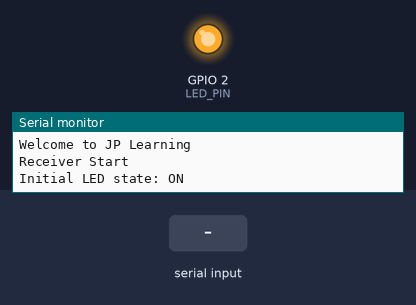
The sketch below on a simulated ESP32. Parts: output pins drawn as LEDs (lit = HIGH), the last lines printed to the serial monitor. The test bench sets the inputs (shaded band).

Above: at 1.2 s.
1.3 s: "OFF\n" received over the second serial link
At 1.6 s:
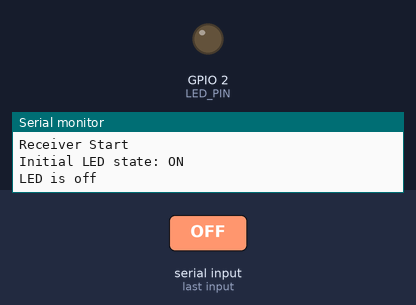
2.8 s: "ON\n" received over the second serial link
At 3.9 s:
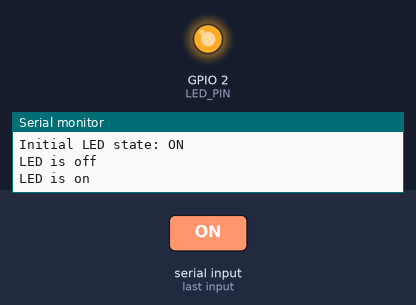
Timing chart, 0 to 5.8 s (numbered marks = the images above; inputs shaded):
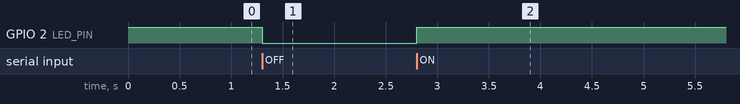

Measured:
- after the input at 1.3 s, GPIO 2 (LED_PIN): HIGH → LOW at once
- after the input at 2.8 s, GPIO 2 (LED_PIN): LOW → HIGH at once

The sketch:

esp32withrs485tottlcontrolled.ino
```cpp
/*
#include <SoftwareSerial.h>

// Define GPIO Pins
const byte RX_PIN = 7;
const byte TX_PIN = 8;
const byte LED_PIN = 10;

SoftwareSerial Soft_Serial(RX_PIN, TX_PIN);

String receivedString = ""; // Variable to store the received string

void setup() {
  Serial.begin(9600); // Initialize Serial Monitor
  Soft_Serial.begin(9600); // Initialize Software Serial for communication with Hercules

  pinMode(LED_PIN, OUTPUT);
  digitalWrite(LED_PIN, HIGH); // Initially turn off the LED

  Serial.println("\n\nWelcome to JP Learning\n");
  Serial.println("Receiver Start\n");

  Serial.print("Initial LED state: ");
  Serial.println(digitalRead(LED_PIN) == HIGH ? "ON" : "OFF");
}

void loop() {
  if (Soft_Serial.available() > 0) {
    receivedString = Soft_Serial.readStringUntil('\n');
    processCommand(receivedString);
  }
}

void processCommand(String command)
{
  command.trim();
  if (command.equals("ON")) {
    digitalWrite(LED_PIN, LOW); // Turn on the LED
    delay(500);
    digitalWrite(LED_PIN, HIGH);
    Serial.println("\nLED is on");
  }
  else if (command.equals("OFF"))
  {
    //digitalWrite(LED_PIN, LOW); // Turn off the LED
    Serial.println("\nLED is off");
  }
  else
  {
    Serial.println("\nInvalid command received: " + command); // Print an error message for invalid commands
  }
}
*/
// this is the code of esp32 using rs485tottl module.
const byte LED_PIN = 2; // Use any GPIO pin for the LED

String receivedString = ""; // Variable to store the received string

void setup() {
  Serial.begin(9600); // Initialize Serial Monitor
  Serial1.begin(9600, SERIAL_8N1, 1, 3); // Initialize Hardware Serial for communication with Hercules on pins 1 and 3

  pinMode(LED_PIN, OUTPUT);
  digitalWrite(LED_PIN, HIGH); // Initially turn off the LED

  Serial.println("\n\nWelcome to JP Learning\n");
  Serial.println("Receiver Start\n");

  Serial.print("Initial LED state: ");
  Serial.println(digitalRead(LED_PIN) == HIGH ? "ON" : "OFF");
}

void loop() {
  if (Serial1.available() > 0) {
    receivedString = Serial1.readStringUntil('\n');
    processCommand(receivedString);
  }
}

void processCommand(String command) {
  command.trim();
  if (command.equals("ON")) {
    digitalWrite(LED_PIN, HIGH); // Turn on the LED
    Serial.print("\nLED is on");
  }
  else if (command.equals("OFF")) {
    digitalWrite(LED_PIN, LOW); // Turn off the LED
    Serial.print("\nLED is off");
  }
  else {
    Serial.println("\nInvalid command received: " + command); // Print an error message for invalid commands
  }
}
```
